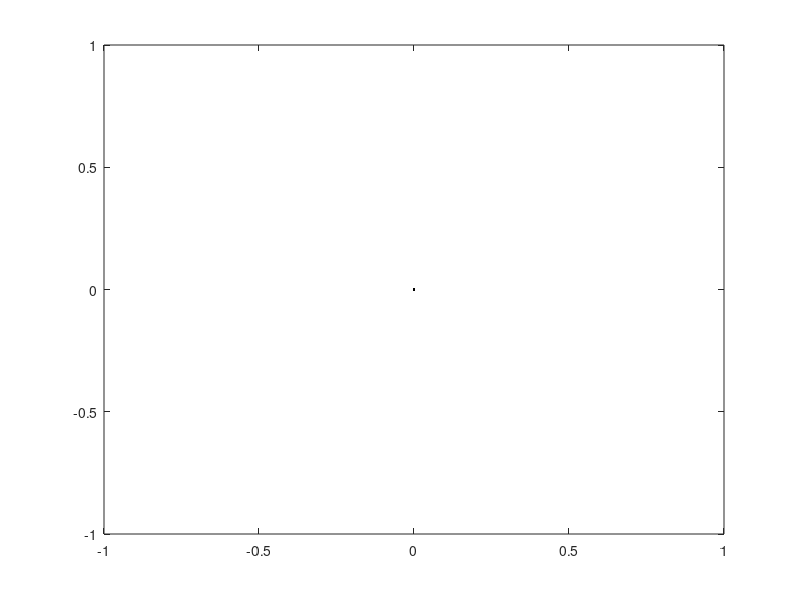

Write the MATLAB code that produced this figure. (Note: this script raises an error after producing the figure.)
% Close everything 
clc
clear
close all

% Get the user input
% points = 5;
points = input('Type in how many points you are entering: ');
while(~isnumeric(points) || points <= 1)
    fprintf("Invalid input!\n")
    points = input('Type in how many points you are entering: ');
end 

% Open figure 1 for our user input 
figure(1)

% Initialize column vector variables for graphical inputs
x_num = zeros(points,1); 
y_num = zeros(points,1);

% Set line property for the points
line_property = plot(0,0,'k.-');
% Loop thru amount of inputs and store them
for i = 1:points
    
    % Plot circle function which gives the workspace
    plot_circle(0,0, 0.5);
    plot_circle(0,0, 1.5);
    
    % Gives the circles
    title(['Click  on ' num2str(points-i+1) ' points'])
    [x,y] = ginput(1);
    
    % Initialize radioos (radius) and prompt user to select inside the
    % workspace
    radioos = sqrt(x^2 + y^2);
    while( radioos < 0.5 || radioos > 1.5)
        title(sprintf('Point must be in the workspace! Try again'))
        [x,y] = ginput(1);
        radioos = sqrt(x^2 + y^2);
    end 

    % Write to array
    x_num(i) = x;
    y_num(i) = y;

    % Set array val
    set(line_property, 'xdata', x_num(1:i), 'ydata', y_num(1:i));

     

end 

% Convert the column vectors to a theta and rho that are defined in polar
[theta,rho] = cart2pol(x_num, y_num);



figure(2)

% Resulting curve  function returned w/ circles 
[T, R]  = awesome_curve_fit(theta,rho);
plot(x_num, y_num);
plot(R.*cos(T), R.*sin(T));

plot_circle(0,0,0.5);
plot_circle(0,0,1.5);

 

% Getting radius values for the curve 
% [j1, j2] =  spline_disc(T, R);

%animating the path of the robot
for i=1:length(j1)/4
    clf
    plot_links(j1(i*4),j2(i*4));
    drawnow
end



